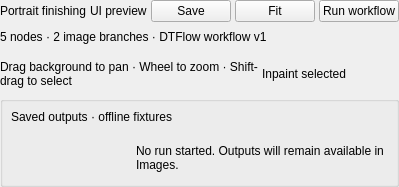
<?xml version="1.0" encoding="utf-8"?>
<ui version="4.0">
 <class>workflowsWorkspace</class>
 <widget class="QWidget" name="workflowsWorkspace">
  <layout class="QVBoxLayout" name="workflowsWorkspaceLayout">
   <property name="leftMargin">
    <number>0</number>
   </property>
   <property name="topMargin">
    <number>0</number>
   </property>
   <property name="rightMargin">
    <number>0</number>
   </property>
   <property name="bottomMargin">
    <number>0</number>
   </property>
   <property name="spacing">
    <number>8</number>
   </property>
   <item>
    <widget class="QWidget" name="workflowToolbar">
     <layout class="QHBoxLayout" name="workflowToolbarLayout">
      <property name="leftMargin">
       <number>0</number>
      </property>
      <property name="topMargin">
       <number>0</number>
      </property>
      <property name="rightMargin">
       <number>0</number>
      </property>
      <property name="bottomMargin">
       <number>0</number>
      </property>
      <property name="spacing">
       <number>4</number>
      </property>
      <item>
       <widget class="QLabel" name="workflowName">
        <property name="text">
         <string>Portrait finishing</string>
        </property>
        <property name="wordWrap">
         <bool>true</bool>
        </property>
       </widget>
      </item>
      <item>
       <widget class="QLabel" name="workflowPreviewBadge">
        <property name="text">
         <string>UI preview</string>
        </property>
        <property name="wordWrap">
         <bool>true</bool>
        </property>
        <property name="role" stdset="0">
         <string>secondary</string>
        </property>
       </widget>
      </item>
      <item>
       <widget class="QPushButton" name="saveWorkflowButton">
        <property name="text">
         <string>Save</string>
        </property>
       </widget>
      </item>
      <item>
       <widget class="QPushButton" name="fitWorkflowButton">
        <property name="text">
         <string>Fit</string>
        </property>
       </widget>
      </item>
      <item>
       <widget class="QPushButton" name="runWorkflowButton">
        <property name="text">
         <string>Run workflow</string>
        </property>
        <property name="role" stdset="0">
         <string>primary</string>
        </property>
       </widget>
      </item>
     </layout>
    </widget>
   </item>
   <item>
    <widget class="QLabel" name="workflowSummary">
     <property name="text">
      <string>5 nodes · 2 image branches · DTFlow workflow v1</string>
     </property>
     <property name="wordWrap">
      <bool>true</bool>
     </property>
     <property name="role" stdset="0">
      <string>secondary</string>
     </property>
    </widget>
   </item>
   <item>
    <widget class="QFrame" name="workflowCanvasFrame">
     <layout class="QVBoxLayout" name="workflowCanvasLayout">
      <property name="leftMargin">
       <number>0</number>
      </property>
      <property name="topMargin">
       <number>0</number>
      </property>
      <property name="rightMargin">
       <number>0</number>
      </property>
      <property name="bottomMargin">
       <number>0</number>
      </property>
      <property name="spacing">
       <number>0</number>
      </property>
      <item>
       <widget class="QWidget" name="workflowCanvasHost">
        <layout class="QVBoxLayout" name="workflowCanvasHostLayout">
         <property name="leftMargin">
          <number>0</number>
         </property>
         <property name="topMargin">
          <number>0</number>
         </property>
         <property name="rightMargin">
          <number>0</number>
         </property>
         <property name="bottomMargin">
          <number>0</number>
         </property>
         <property name="spacing">
          <number>0</number>
         </property>
        </layout>
       </widget>
      </item>
     </layout>
     <property name="minimumHeight">
      <number>340</number>
     </property>
    </widget>
   </item>
   <item>
    <widget class="QWidget" name="workflowCanvasHint">
     <layout class="QHBoxLayout" name="workflowCanvasHintLayout">
      <property name="leftMargin">
       <number>0</number>
      </property>
      <property name="topMargin">
       <number>0</number>
      </property>
      <property name="rightMargin">
       <number>0</number>
      </property>
      <property name="bottomMargin">
       <number>0</number>
      </property>
      <property name="spacing">
       <number>4</number>
      </property>
      <item>
       <widget class="QLabel" name="workflowGestureHint">
        <property name="text">
         <string>Drag background to pan · Wheel to zoom · Shift-drag to select</string>
        </property>
        <property name="wordWrap">
         <bool>true</bool>
        </property>
        <property name="role" stdset="0">
         <string>secondary</string>
        </property>
       </widget>
      </item>
      <item>
       <widget class="QLabel" name="workflowSelectionCount">
        <property name="text">
         <string>Inpaint selected</string>
        </property>
        <property name="wordWrap">
         <bool>true</bool>
        </property>
        <property name="role" stdset="0">
         <string>secondary</string>
        </property>
       </widget>
      </item>
     </layout>
    </widget>
   </item>
   <item>
    <widget class="QGroupBox" name="workflowOutputs">
     <property name="role" stdset="0">
      <string>sectionCard</string>
     </property>
     <layout class="QVBoxLayout" name="workflowOutputsLayout">
      <property name="leftMargin">
       <number>0</number>
      </property>
      <property name="topMargin">
       <number>0</number>
      </property>
      <property name="rightMargin">
       <number>0</number>
      </property>
      <property name="bottomMargin">
       <number>0</number>
      </property>
      <property name="spacing">
       <number>0</number>
      </property>
      <item>
       <widget class="QFrame" name="workflowOutputsHeader">
        <property name="role" stdset="0">
         <string>sectionHeader</string>
        </property>
        <layout class="QVBoxLayout" name="workflowOutputsHeaderLayout">
         <property name="leftMargin">
          <number>8</number>
         </property>
         <property name="topMargin">
          <number>8</number>
         </property>
         <property name="rightMargin">
          <number>8</number>
         </property>
         <property name="bottomMargin">
          <number>8</number>
         </property>
         <property name="spacing">
          <number>0</number>
         </property>
         <item>
          <widget class="QLabel" name="workflowOutputsTitle">
           <property name="text">
            <string>Saved outputs · offline fixtures</string>
           </property>
           <property name="wordWrap">
            <bool>true</bool>
           </property>
           <property name="textRole" stdset="0">
            <string>panelHeading</string>
           </property>
          </widget>
         </item>
        </layout>
       </widget>
      </item>
      <item>
       <widget class="QWidget" name="workflowOutputsContents">
        <property name="role" stdset="0">
         <string>sectionContents</string>
        </property>
        <layout class="QVBoxLayout" name="workflowOutputsContentsLayout">
         <property name="leftMargin">
          <number>12</number>
         </property>
         <property name="topMargin">
          <number>12</number>
         </property>
         <property name="rightMargin">
          <number>12</number>
         </property>
         <property name="bottomMargin">
          <number>12</number>
         </property>
         <property name="spacing">
          <number>6</number>
         </property>
         <item>
          <widget class="QWidget" name="workflowOutputRow">
           <layout class="QHBoxLayout" name="workflowOutputRowLayout">
            <property name="leftMargin">
             <number>0</number>
            </property>
            <property name="topMargin">
             <number>0</number>
            </property>
            <property name="rightMargin">
             <number>0</number>
            </property>
            <property name="bottomMargin">
             <number>0</number>
            </property>
            <property name="spacing">
             <number>4</number>
            </property>
            <item>
             <widget class="QLabel" name="workflowThumb1">
              <property name="minimumWidth">
               <number>76</number>
              </property>
              <property name="minimumHeight">
               <number>64</number>
              </property>
              <property name="maximumWidth">
               <number>96</number>
              </property>
             </widget>
            </item>
            <item>
             <widget class="QLabel" name="workflowThumb2">
              <property name="minimumWidth">
               <number>76</number>
              </property>
              <property name="minimumHeight">
               <number>64</number>
              </property>
              <property name="maximumWidth">
               <number>96</number>
              </property>
             </widget>
            </item>
            <item>
             <widget class="QLabel" name="workflowOutputText">
              <property name="text">
               <string>No run started. Outputs will remain available in Images.</string>
              </property>
              <property name="wordWrap">
               <bool>true</bool>
              </property>
              <property name="role" stdset="0">
               <string>secondary</string>
              </property>
             </widget>
            </item>
           </layout>
          </widget>
         </item>
        </layout>
       </widget>
      </item>
     </layout>
    </widget>
   </item>
  </layout>
 </widget>
 <resources />
 <connections />
</ui>
